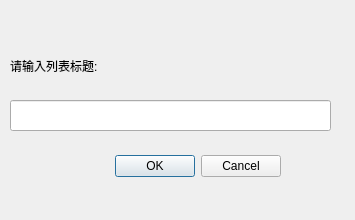
<?xml version="1.0" encoding="UTF-8"?>
<ui version="4.0">
 <class>List</class>
 <widget class="QDialog" name="List">
  <property name="geometry">
   <rect>
    <x>0</x>
    <y>0</y>
    <width>355</width>
    <height>220</height>
   </rect>
  </property>
  <property name="windowTitle">
   <string>Dialog</string>
  </property>
  <widget class="QDialogButtonBox" name="buttonBox">
   <property name="geometry">
    <rect>
     <x>40</x>
     <y>150</y>
     <width>241</width>
     <height>32</height>
    </rect>
   </property>
   <property name="orientation">
    <enum>Qt::Horizontal</enum>
   </property>
   <property name="standardButtons">
    <set>QDialogButtonBox::Cancel|QDialogButtonBox::Ok</set>
   </property>
  </widget>
  <widget class="QLabel" name="label">
   <property name="geometry">
    <rect>
     <x>10</x>
     <y>50</y>
     <width>221</width>
     <height>31</height>
    </rect>
   </property>
   <property name="text">
    <string>请输入列表标题:</string>
   </property>
  </widget>
  <widget class="QLineEdit" name="lineEdit">
   <property name="geometry">
    <rect>
     <x>10</x>
     <y>100</y>
     <width>321</width>
     <height>31</height>
    </rect>
   </property>
  </widget>
 </widget>
 <resources/>
 <connections>
  <connection>
   <sender>buttonBox</sender>
   <signal>accepted()</signal>
   <receiver>List</receiver>
   <slot>accept()</slot>
   <hints>
    <hint type="sourcelabel">
     <x>248</x>
     <y>254</y>
    </hint>
    <hint type="destinationlabel">
     <x>157</x>
     <y>274</y>
    </hint>
   </hints>
  </connection>
  <connection>
   <sender>buttonBox</sender>
   <signal>rejected()</signal>
   <receiver>List</receiver>
   <slot>reject()</slot>
   <hints>
    <hint type="sourcelabel">
     <x>316</x>
     <y>260</y>
    </hint>
    <hint type="destinationlabel">
     <x>286</x>
     <y>274</y>
    </hint>
   </hints>
  </connection>
 </connections>
</ui>
